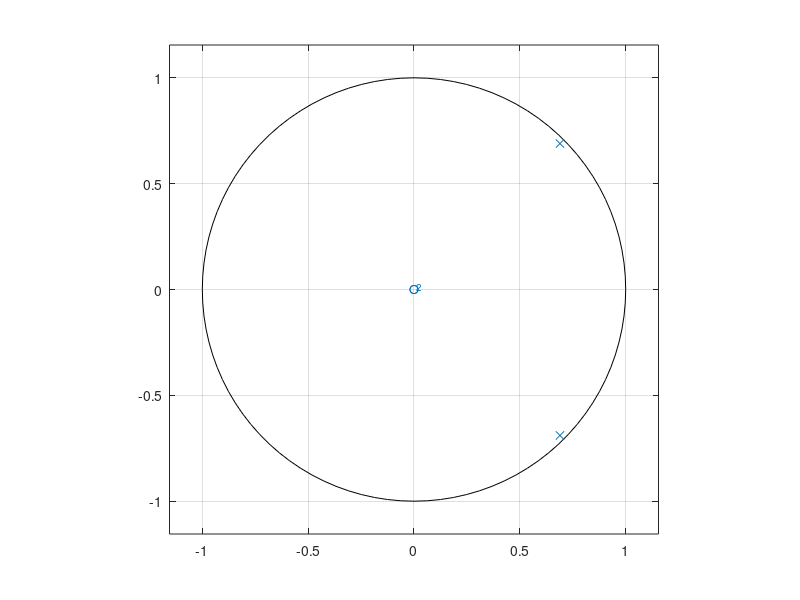

Write MATLAB code to recreate this figure. (Note: this script raises an error after producing the figure.)
close all

a = [1, -1.3789, 0.9506];
b = 1;
n = [0:100];
x = (n == 0);
f_sample = 8000;

zplane(b, a);
saveas(gcf, '../report/zplane', 'png');

figure
[H, F] = freqz(b, a, 512, f_sample);
[max_value, max_index] = max(H);
f_peak = F(max_index)

saveas(gcf, '../report/freqz', 'png');

figure
subplot 211
impz(b, a, n);
subplot 212
y = filter(b, a, x);
stem(n, y);
saveas(gcf, '../report/impz_filter', 'png');
